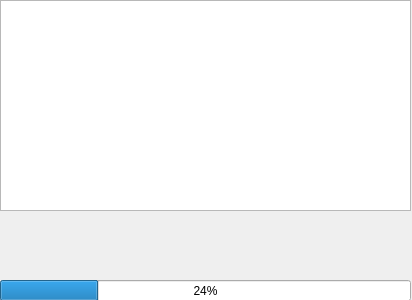
<?xml version="1.0" encoding="UTF-8"?>
<ui version="4.0">
 <class>Form</class>
 <widget class="QWidget" name="Form">
  <property name="geometry">
   <rect>
    <x>0</x>
    <y>0</y>
    <width>412</width>
    <height>300</height>
   </rect>
  </property>
  <property name="windowTitle">
   <string>Form</string>
  </property>
  <widget class="QListWidget" name="listWidget">
   <property name="geometry">
    <rect>
     <x>0</x>
     <y>0</y>
     <width>411</width>
     <height>211</height>
    </rect>
   </property>
  </widget>
  <widget class="QProgressBar" name="progressBar">
   <property name="geometry">
    <rect>
     <x>0</x>
     <y>280</y>
     <width>411</width>
     <height>21</height>
    </rect>
   </property>
   <property name="value">
    <number>24</number>
   </property>
  </widget>
 </widget>
 <resources/>
 <connections/>
</ui>
